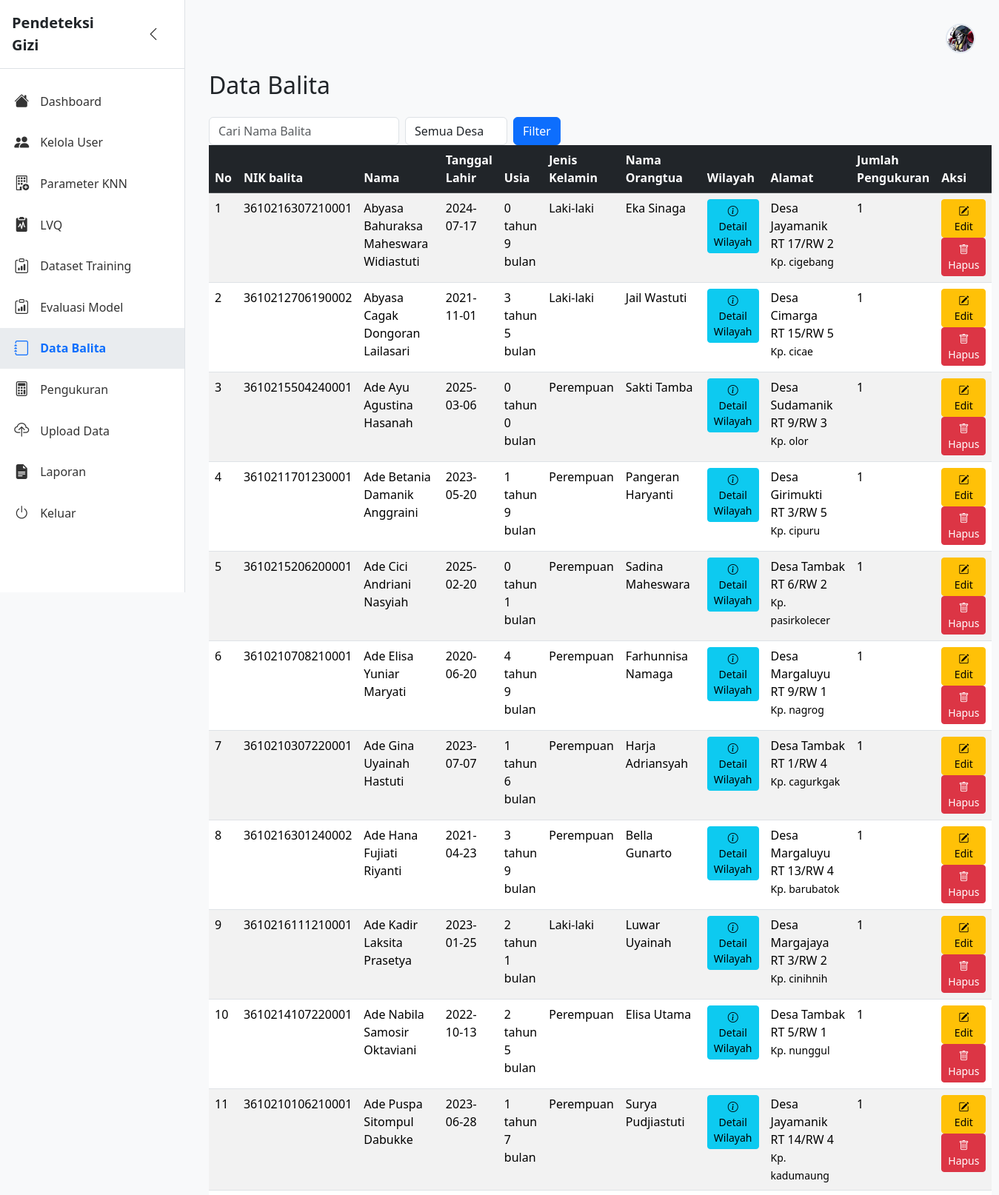
The app's page /balita (signed in, upper part) with its own data.
### tables this page shows
CREATE TABLE balita (
            id INTEGER PRIMARY KEY AUTOINCREMENT,
            nama TEXT NOT NULL,
            tanggal_lahir DATE NOT NULL,
            jenis_kelamin TEXT NOT NULL CHECK (jenis_kelamin IN ('L', 'P')),
            nama_ortu TEXT NOT NULL,
            created_at TIMESTAMP DEFAULT CURRENT_TIMESTAMP,
            updated_at TIMESTAMP DEFAULT CURRENT_TIMESTAMP
        , usia_tahun INTEGER, usia_bulan INTEGER, nik TEXT, provinsi VARCHAR(255) DEFAULT 'Banten', kabupaten VARCHAR(255) DEFAULT 'Lebak', kecamatan VARCHAR(255) DEFAULT 'Cimarga', puskesmas VARCHAR(255) DEFAULT 'Cimarga', desa VARCHAR(255), rt VARCHAR(10), rw VARCHAR(10), alamat_detail TEXT);

### app.py (the view)
@app.route('/balita')
@login_required
def data_balita():
    nama = request.args.get('nama', '').strip()
    tanggal_mulai = request.args.get('tanggal_mulai', '').strip()
    tanggal_akhir = request.args.get('tanggal_akhir', '').strip()
    desa = request.args.get('desa', '').strip()  # Tambah filter desa
    page = request.args.get('page', 1, type=int)
    per_page = 50
    offset = (page - 1) * per_page
    conn = get_db()
    try:
        query = '''
            SELECT b.*,
                   (SELECT COUNT(*) FROM pengukuran WHERE balita_id = b.id) as jumlah_pengukuran,
                   CAST((julianday('now') - julianday(b.tanggal_lahir)) / 365 AS INTEGER) as usia_tahun,
                   CAST(((julianday('now') - julianday(b.tanggal_lahir)) % 365) / 30 AS INTEGER) as usia_bulan
            FROM balita b
            WHERE 1=1
        '''
        params = []
        if nama:
            query += ' AND b.nama LIKE ?'
            params.append(f'%{nama}%')
        if tanggal_mulai:
            query += ' AND b.tanggal_lahir >= ?'
            params.append(tanggal_mulai)
        if tanggal_akhir:
            query += ' AND b.tanggal_lahir <= ?'
            params.append(tanggal_akhir)
        if desa:  # Tambah kondisi filter desa
            query += ' AND b.desa = ?'
            params.append(desa)
        query += ' ORDER BY b.nama LIMIT ? OFFSET ?'
        params.extend([per_page, offset])
        balita = conn.execute(query, params).fetchall()
        desa_list = conn.execute('SELECT * FROM desa ORDER BY nama').fetchall()
        count_query = '''
            SELECT COUNT(*)
            FROM balita b
            WHERE 1=1
        '''
        count_params = []
        if nama:
            count_query += ' AND b.nama LIKE ?'
            count_params.append(f'%{nama}%')
        if tanggal_mulai:
            count_query += ' AND b.tanggal_lahir >= ?'
            count_params.append(tanggal_mulai)
        if tanggal_akhir:
            count_query += ' AND b.tanggal_lahir <= ?'
            count_params.append(tanggal_akhir)
        if desa:  # Tambah kondisi filter desa
            count_query += ' AND b.desa = ?'
            count_params.append(desa)
        if count_params:
            total_data = conn.execute(count_query, count_params).fetchone()[0]
        else:
            total_data = conn.execute(count_query).fetchone()[0]
    finally:
        conn.close()
    has_next = (offset + per_page) < total_data
    return render_template('balita/data.html',
                         balita=balita,
                         desa=desa_list,  # Tambah daftar desa untuk filter
                         page=page,
                         has_next=has_next)

### app.py (called while the page is built)
def get_db():
    conn = sqlite3.connect(app.config['DATABASE'])
    conn.row_factory = sqlite3.Row
    conn.execute("PRAGMA foreign_keys = ON")
    return conn

def login_required(f):
    @wraps(f)
    def decorated(*args, **kwargs):
        if 'user_id' not in session:
            flash('Silakan login terlebih dahulu', 'danger')
            return redirect(url_for('login'))
        return f(*args, **kwargs)
    return decorated

### templates/balita/data.html (shortened to what this page needs)
{% extends "base.html" %}
{% block content %}
<div class="content-wrapper">
    <h2 class="mb-4">Data Balita</h2>
    <div class="filter-container">
        <form method="GET" class="d-flex flex-wrap gap-2 w-100">
            <div class="filter-item">
                <input type="text"
                       class="form-control"
                       name="nama"
                       placeholder="Cari Nama Balita"
                       value="{{ request.args.get('nama', '') }}">
            </div>
            <div class="filter-item">
                <select name="desa" class="form-control">
                    <option value="">Semua Desa</option>
                </select>
            </div>
            <div>
                <button type="submit" class="btn btn-primary">Filter</button>
            </div>
        </form>
    </div>
        <div class="table-responsive-wrapper">
        <table class="table table-striped data-table">
            <thead class="table-dark">
                <tr>
                    <th>No</th>
                    <th>NIK balita</th>
                    <th>Nama</th>
                    <th>Tanggal Lahir</th>
                    <th>Usia</th>
                    <th>Jenis Kelamin</th>
                    <th>Nama Orangtua</th>
                    <th>Wilayah</th>
                    <th>Alamat</th>
                    <th>Jumlah Pengukuran</th>
                    <th>Aksi</th>
                </tr>
            </thead>
            <tbody>
                {% for b in balita %}
                <tr>
                    <td>{{ loop.index + (page - 1) * 50 }}</td>
                    <td>{{ b.nik }}</td>
                    <td>{{ b.nama }}</td>
                    <td>{{ b.tanggal_lahir }}</td>
                    <td>{{ b.usia_tahun }} tahun {{ b.usia_bulan }} bulan</td>
                    <td>{{ 'Laki-laki' if b.jenis_kelamin == 'L' else 'Perempuan' }}</td>
                    <td>{{ b.nama_ortu }}</td>
                    <td>
        <button type="button"
                class="btn btn-sm btn-info btn-detail-wilayah"
                data-bs-toggle="popover"
                data-bs-trigger="hover focus"
                title="Detail Wilayah"
                data-bs-html="true"
                data-bs-content="
                <div class='wilayah-detail'>
                    <span class='wilayah-label'>Provinsi:</span>
                    <span class='wilayah-value'>{{ b.provinsi }}</span>
                </div>
                <div class='wilayah-detail'>
                    <span class='wilayah-label'>Kabupaten:</span>
                    <span class='wilayah-value'>{{ b.kabupaten }}</span>
                </div>
                <div class='wilayah-detail'>
                    <span class='wilayah-label'>Kecamatan:</span>
                    <span class='wilayah-value'>{{ b.kecamatan }}</span>
                </div>
                <div class='wilayah-detail'>
                    <span class='wilayah-label'>Puskesmas:</span>
                    <span class='wilayah-value'>{{ b.puskesmas }}</span>
                </div>">
            <i class="bi bi-info-circle"></i> Detail Wilayah
        </button>
    </td>
                    <td>
                        Desa {{ b.desa }}<br>
                        RT {{ b.rt }}/RW {{ b.rw }}<br>
                        <small>{{ b.alamat_detail }}</small>
                    </td>
                    <td>{{ b.jumlah_pengukuran }}</td>
                    <td>
                        <a href="{{ url_for('edit_balita', id=b.id) }}" class="btn btn-sm btn-warning">
                            <i class="bi bi-pencil-square"></i> Edit
                        </a>
                        <a href="{{ url_for('hapus_balita', id=b.id) }}" class="btn btn-sm btn-danger"
                           onclick="return confirm('Yakin ingin menghapus?')">
                           <i class="bi bi-trash"></i> Hapus
                        </a>
                    </td>
                </tr>
                {% endfor %}
            </tbody>
        </table>
    </div>
</div>
{% endblock %}

### templates/base.html (style rules this page uses)
body { background: #f8f9fa; }

### records on screen
balita: nik "3610216307210001", nama "Abyasa Bahuraksa Maheswara Widiastuti", tanggal_lahir "2024-07-17", usia_tahun "0", usia_bulan "9", jenis_kelamin "Laki-laki", nama_ortu "Eka Sinaga", desa "Jayamanik", rt "17", rw "2", alamat_detail "Kp. cigebang", jumlah_pengukuran "1"
balita: nik "3610212706190002", nama "Abyasa Cagak Dongoran Lailasari", tanggal_lahir "2021-11-01", usia_tahun "3", usia_bulan "5", jenis_kelamin "Laki-laki", nama_ortu "Jail Wastuti", desa "Cimarga", rt "15", rw "5", alamat_detail "Kp. cicae", jumlah_pengukuran "1"
balita: nik "3610215504240001", nama "Ade Ayu Agustina Hasanah", tanggal_lahir "2025-03-06", usia_tahun "0", usia_bulan "0", jenis_kelamin "Perempuan", nama_ortu "Sakti Tamba", desa "Sudamanik", rt "9", rw "3", alamat_detail "Kp. olor", jumlah_pengukuran "1"
balita: nik "3610211701230001", nama "Ade Betania Damanik Anggraini", tanggal_lahir "2023-05-20", usia_tahun "1", usia_bulan "9", jenis_kelamin "Perempuan", nama_ortu "Pangeran Haryanti", desa "Girimukti", rt "3", rw "5", alamat_detail "Kp. cipuru", jumlah_pengukuran "1"
balita: nik "3610215206200001", nama "Ade Cici Andriani Nasyiah", tanggal_lahir "2025-02-20", usia_tahun "0", usia_bulan "1", jenis_kelamin "Perempuan", nama_ortu "Sadina Maheswara", desa "Tambak", rt "6", rw "2", alamat_detail "Kp. pasirkolecer", jumlah_pengukuran "1"
balita: nik "3610210708210001", nama "Ade Elisa Yuniar Maryati", tanggal_lahir "2020-06-20", usia_tahun "4", usia_bulan "9", jenis_kelamin "Perempuan", nama_ortu "Farhunnisa Namaga", desa "Margaluyu", rt "9", rw "1", alamat_detail "Kp. nagrog", jumlah_pengukuran "1"
balita: nik "3610210307220001", nama "Ade Gina Uyainah Hastuti", tanggal_lahir "2023-07-07", usia_tahun "1", usia_bulan "6", jenis_kelamin "Perempuan", nama_ortu "Harja Adriansyah", desa "Tambak", rt "1", rw "4", alamat_detail "Kp. cagurkgak", jumlah_pengukuran "1"
balita: nik "3610216301240002", nama "Ade Hana Fujiati Riyanti", tanggal_lahir "2021-04-23", usia_tahun "3", usia_bulan "9", jenis_kelamin "Perempuan", nama_ortu "Bella Gunarto", desa "Margaluyu", rt "13", rw "4", alamat_detail "Kp. barubatok", jumlah_pengukuran "1"
balita: nik "3610216111210001", nama "Ade Kadir Laksita Prasetya", tanggal_lahir "2023-01-25", usia_tahun "2", usia_bulan "1", jenis_kelamin "Laki-laki", nama_ortu "Luwar Uyainah", desa "Margajaya", rt "3", rw "2", alamat_detail "Kp. cinihnih", jumlah_pengukuran "1"
balita: nik "3610214107220001", nama "Ade Nabila Samosir Oktaviani", tanggal_lahir "2022-10-13", usia_tahun "2", usia_bulan "5", jenis_kelamin "Perempuan", nama_ortu "Elisa Utama", desa "Tambak", rt "5", rw "1", alamat_detail "Kp. nunggul", jumlah_pengukuran "1"
balita: nik "3610210106210001", nama "Ade Puspa Sitompul Dabukke", tanggal_lahir "2023-06-28", usia_tahun "1", usia_bulan "7", jenis_kelamin "Perempuan", nama_ortu "Surya Pudjiastuti", desa "Jayamanik", rt "14", rw "4", alamat_detail "Kp. kadumaung", jumlah_pengukuran "1"
